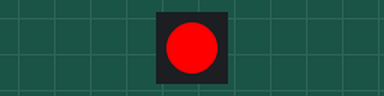
Recording of a sketch running on a simulated ESP32. On the bench: 1 RGB LEDs in strip order, left to right.

Above: at 0.1 s.
At 1.1 s:
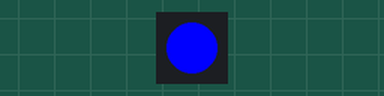
Timing chart, 0 to 2.6 s (numbered marks = the images above):
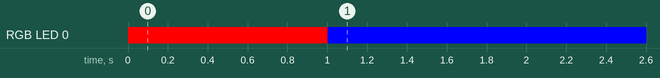

Measured:
- by itself, RGB LED 0: off → RGB(255, 0, 0) at 0.00 s, → RGB(0, 0, 255) 1.0 s later

The sketch:

kmr_m6_controller.ino
```cpp
#define CUSTOM_SETTINGS
#define INCLUDE_GAMEPAD_MODULE
#include <DabbleESP32.h>
#include "src/ard_ics.h"
#include "src/draw_led.h"

ard_ics ics(21, 48);
draw_led led;

void setup() {
  led.create_task("led_task", 1);

  ics.create_task("ics_task", 2);

  Dabble.begin("kmr-m6-01");

  Serial.begin(115200);
  //while (!Serial) delay(1);

  delay(1000);

  led.set_mode(BLUE, LIT);
}

void loop() {
  Dabble.processInput();
  if (GamePad.isUpPressed()) {
    ics.latest_rx = 'f';
    return;
  }
  if (GamePad.isDownPressed()) {
    ics.latest_rx = 'b';
    return;
  }
  if (GamePad.isRightPressed()) {
    ics.latest_rx = 'r';
    return;
  }
  if (GamePad.isLeftPressed()) {
    ics.latest_rx = 'l';
    return;
  }
  ics.latest_rx = 'n';
}
```

ard_ics.cpp
```cpp
#include "ard_ics.h"

ard_ics::ard_ics(uint8_t tx_pin, unsigned char speed)
{
  Serial1.begin(115200, SERIAL_8E1, -1, tx_pin);
  while (!Serial1)
    delay(1);

  tx[1] = 0x02;
  tx[2] = constrain(speed, 0, 127);
  for (unsigned char i = 0; i < 12; i++)
  {
    tx[0] = 0xC0 | i;
    for (unsigned char i : tx)
    {
      Serial1.write(i);
    }
  }
}

void ard_ics::set_pos(unsigned char id, int pos)
{
  id = constrain(id, 0, 31);
  // 135度=4000 45度=1333
  pos = constrain(pos + 7500, 3500, 11500);

  tx[0] = 0x80 | id;
  tx[1] = (unsigned char)(pos >> 7 & 0x7F);
  tx[2] = (unsigned char)(pos & 0x7F);

  for (unsigned char i : tx)
  {
    Serial1.write(i);
  }
}

void ard_ics::set_all(int *pos)
{
  for (unsigned char i = 0; i < NUM_OF_SERVO; i++)
  {
    set_pos(i, pos[i]);
    vTaskDelay(1 / portTICK_RATE_MS);
  }
}

void ard_ics::task()
{

  int motion_fw[4][12];
  for (int i = 0; i < 12; i++)
  {
    motion_fw[0][i] = leg_fw_1[i] - leg_fw_2[i] + leg_up_2[i];
    motion_fw[1][i] = -leg_fw_1[i] + leg_fw_2[i] + leg_up_2[i];
    motion_fw[2][i] = -leg_fw_1[i] + leg_fw_2[i] + leg_up_1[i];
    motion_fw[3][i] = leg_fw_1[i] - leg_fw_2[i] + leg_up_1[i];
  }

  int motion_bk[4][12];
  for (int i = 0; i < 12; i++)
  {
    motion_bk[0][i] = -leg_fw_1[i] + leg_fw_2[i] + leg_up_2[i];
    motion_bk[1][i] = leg_fw_1[i] - leg_fw_2[i] + leg_up_2[i];
    motion_bk[2][i] = leg_fw_1[i] - leg_fw_2[i] + leg_up_1[i];
    motion_bk[3][i] = -leg_fw_1[i] + leg_fw_2[i] + leg_up_1[i];
  }

  int motion_rt[4][12];
  for (int i = 0; i < 12; i++)
  {
    motion_rt[0][i] = -leg_rt_1[i] - leg_rt_2[i] + leg_up_2[i];
    motion_rt[1][i] = leg_rt_1[i] + leg_rt_2[i] + leg_up_2[i];
    motion_rt[2][i] = leg_rt_1[i] + leg_rt_2[i] + leg_up_1[i];
    motion_rt[3][i] = -leg_rt_1[i] - leg_rt_2[i] + leg_up_1[i];
  }

  int motion_lt[4][12];
  for (int i = 0; i < 12; i++)
  {
    motion_lt[0][i] = leg_rt_1[i] + leg_rt_2[i] + leg_up_2[i];
    motion_lt[1][i] = -leg_rt_1[i] - leg_rt_2[i] + leg_up_2[i];
    motion_lt[2][i] = -leg_rt_1[i] - leg_rt_2[i] + leg_up_1[i];
    motion_lt[3][i] = leg_rt_1[i] + leg_rt_2[i] + leg_up_1[i];
  }

  while (1)
  {
    vTaskDelay(1 / portTICK_RATE_MS);
    // nutral
    if (latest_rx == 'n')
    {
      set_all(leg_home);
      continue;
    }

    // forward
    if (latest_rx == 'f')
    {
      for (auto &l : motion_fw)
      {
        vTaskDelay(motion_delay / portTICK_RATE_MS);
        set_all(l);
        if (latest_rx != 'f')
          continue;
      }
    }

    // back
    if (latest_rx == 'b')
    {
      for (auto &l : motion_bk)
      {
        vTaskDelay(motion_delay / portTICK_RATE_MS);
        set_all(l);
        if (latest_rx != 'b')
          continue;
      }
    }

    // right turn
    if (latest_rx == 'r')
    {
      for (auto &l : motion_rt)
      {
        vTaskDelay(motion_delay / portTICK_RATE_MS);
        set_all(l);
        if (latest_rx != 'r')
          continue;
      }
    }

    // left turn
    if (latest_rx == 'l')
    {
      for (auto &l : motion_lt)
      {
        vTaskDelay(motion_delay / portTICK_RATE_MS);
        set_all(l);
        if (latest_rx != 'l')
          continue;
      }
    }
  }
}
```

ard_ics.h
```cpp
#ifndef _ARD_ICS_h
#define _ARD_ICS_h

#include <Arduino.h>
#include "task_maker.h"

#define MOTION_HOME 0
#define MOTION_FORWORD 1
#define MOTION_BACK 2

#define NUM_OF_SERVO 12

class ard_ics : public task_maker
{
public:
  ard_ics(uint8_t tx_pin, unsigned char speed);
  void set_pos(unsigned char id, int pos);
  void set_all(int *pos);
  void task();
  char latest_rx = 'z';

private:
  unsigned char tx[3];
  int leg_home[12] = {0, 0, 0, 0, 0, 0, 0, 0, 0, 0, 0, 0};
  int leg_up_1[12] = {800, 0, 0, 800,
                      -800, 0, 0, -800,
                      800, 0, 0, 800};
  int leg_up_2[12] = {-800, 0, 0, -800,
                      800, 0, 0, 800,
                      -800, 0, 0, -800};

  int leg_fw_1[12] = {0, 400, 0, 0,
                      0, 0, -400, 0,
                      0, 400, 0, 0};
  int leg_fw_2[12] = {0, 0, -400, 0,
                      0, 400, 0, 0,
                      0, 0, -400, 0};

  int leg_rt_1[12] = {0, 400, 0, 0,
                      0, 0, 400, 0,
                      0, 400, 0, 0};
  int leg_rt_2[12] = {0, 0, -400, 0,
                      0, -400, 0, 0,
                      0, 0, -400, 0};

  int motion_delay = 400;
};

#endif
```

draw_led.cpp
```cpp
#include "draw_led.h"

draw_led::draw_led() {
  current_color = BLUE;
  current_mode = 0;

  set_mode(RED,LIT);
}

void draw_led::task() {
  Adafruit_NeoPixel pixels(1, 2, NEO_GRB + NEO_KHZ800);
  pixels.begin();
  while (1) {
    switch (current_mode) {
      case LIT:
        pixels.setPixelColor(0, current_color);
        pixels.show();
        break;
      case BLINK:
        pixels.setPixelColor(0, BLACK);
        pixels.show();
        vTaskDelay(100 / portTICK_RATE_MS);
        pixels.setPixelColor(0, current_color);
        pixels.show();
        vTaskDelay(100 / portTICK_RATE_MS);
        break;
    }
  }
}

void draw_led::set_mode(uint32_t color, uint8_t blink_mode) {
  current_color = color;
  current_mode = blink_mode;
}
```

draw_led.h
```cpp
#ifndef _DRAW_LED_h_
#define _DRAW_LED_h_
#include <Adafruit_NeoPixel.h>
#include "task_maker.h"

#define BLUE 255
#define BLACK 0
#define GREEN 65280
#define WHITE 16777215
#define RED 16711680

#define LIT 0
#define BLINK 1

class draw_led : public task_maker {
public:
  draw_led();
  void set_mode(uint32_t color, uint8_t blink_mode);
  void task();
private:
  uint32_t current_color;
  uint8_t current_mode;
};

#endif
```

task_maker.cpp
```cpp
#include "task_maker.h"

void task_maker::create_task(char *name, int priority)
{
  xTaskCreate(
      [](void *this_pointer)
      {
        static_cast<task_maker *>(this_pointer)->task();
      },
      name,
      4096,
      this,
      priority,
      NULL);
}

void task_maker::task() {}
```

task_maker.h
```cpp
#ifndef _TASK_MAKER_h_
#define _TASK_MAKER_h_
#include <Arduino.h>
class task_maker
{
public:
  void create_task(char *name, int priority);
  virtual void task();

private:
};

#endif
```
